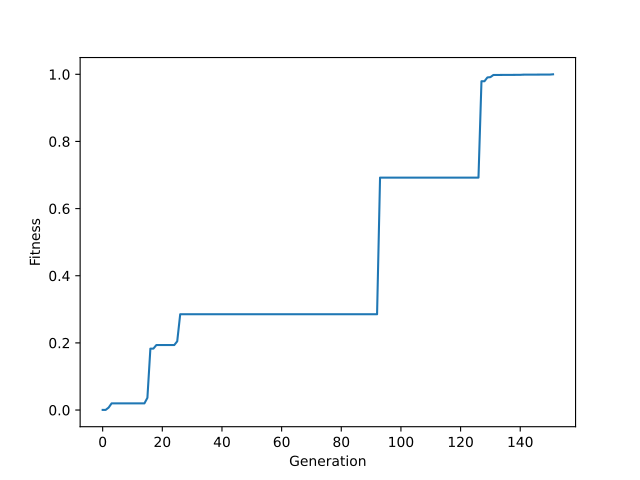

Generate this figure with Python:
from random import random, randint, seed
from statistics import mean
from copy import deepcopy
from matplotlib import pyplot as plt


def generate_dataset(
    lo=-100, hi=100, step=1
):  # generate 101 data points from TARGET_FUNC
    dataset = []
    for x in range(lo, hi, step):
        dataset.append([x, TARGET_FUNC(x)])
    return dataset


class GPTree:
    def __init__(self, data=None, left=None, right=None):
        self.data = data
        self.left = left
        self.right = right

    def node_label(self):  # string label
        if self.data in FUNCTIONS:
            return self.data.__name__
        else:
            return str(self.data)

    def equation_string(self):
        if self.left is None and self.right is None:
            return str(self.node_label())
        left_str = self.left.equation_string() if self.left else ""
        right_str = self.right.equation_string() if self.right else ""
        return f"({left_str} {self.node_label()} {right_str})"

    def print_tree(self, prefix=""):  # textual printout
        print("%s%s" % (prefix, self.node_label()))
        if self.left:
            self.left.print_tree(prefix + "   ")
        if self.right:
            self.right.print_tree(prefix + "   ")

    def compute_tree(self, x):
        if self.data in FUNCTIONS:
            return self.data(self.left.compute_tree(x), self.right.compute_tree(x))
        elif self.data == "x":
            return x
        else:
            return self.data

    def random_tree(
        self, grow, max_depth, depth=0
    ):  # create random tree using either grow or full method
        if depth < MIN_DEPTH or (depth < max_depth and not grow):
            self.data = FUNCTIONS[randint(0, len(FUNCTIONS) - 1)]
        elif depth >= max_depth:
            self.data = TERMINALS[randint(0, len(TERMINALS) - 1)]
        else:  # intermediate depth, grow
            if random() > 0.5:
                self.data = TERMINALS[randint(0, len(TERMINALS) - 1)]
            else:
                self.data = FUNCTIONS[randint(0, len(FUNCTIONS) - 1)]
        if self.data in FUNCTIONS:
            self.left = GPTree()
            self.left.random_tree(grow, max_depth, depth=depth + 1)
            self.right = GPTree()
            self.right.random_tree(grow, max_depth, depth=depth + 1)

    def mutation(self):
        if random() < PROB_MUTATION:  # mutate at this node
            self.random_tree(grow=True, max_depth=2)
        elif self.left:
            self.left.mutation()
        elif self.right:
            self.right.mutation()

    def size(self):  # tree size in nodes
        if self.data in TERMINALS:
            return 1
        l = self.left.size() if self.left else 0
        r = self.right.size() if self.right else 0
        return 1 + l + r

    def build_subtree(self):  # count is list in order to pass "by reference"
        t = GPTree()
        t.data = self.data
        if self.left:
            t.left = self.left.build_subtree()
        if self.right:
            t.right = self.right.build_subtree()
        return t

    def scan_tree(
        self, count, second
    ):  # note: count is list, so it's passed "by reference"
        count[0] -= 1
        if count[0] <= 1:
            if not second:  # return subtree rooted here
                return self.build_subtree()
            else:  # glue subtree here
                self.data = second.data
                self.left = second.left
                self.right = second.right
        else:
            ret = None
            if self.left and count[0] > 1:
                ret = self.left.scan_tree(count, second)
            if self.right and count[0] > 1:
                ret = self.right.scan_tree(count, second)
            return ret

    def crossover(self, other):  # xo 2 trees at random nodes
        if random() < XO_RATE:
            second = other.scan_tree(
                [randint(1, other.size())], None
            )  # 2nd random subtree
            self.scan_tree(
                [randint(1, self.size())], second
            )  # 2nd subtree "glued" inside 1st tree


def fitness(
    individual, dataset
):  # inverse mean absolute error over dataset normalized to [0,1]
    return 1 / (
        1 + mean([abs(individual.compute_tree(ds[0]) - ds[1]) for ds in dataset])
    )


def selection(
    population, fitnesses
):  # select one individual using tournament selection
    tournament = [
        randint(0, len(population) - 1) for i in range(TOURNAMENT_SIZE)
    ]  # select tournament contenders
    tournament_fitnesses = [fitnesses[tournament[i]] for i in range(TOURNAMENT_SIZE)]
    return deepcopy(
        population[tournament[tournament_fitnesses.index(max(tournament_fitnesses))]]
    )


def init_population():  # ramped half-and-half
    pop = []
    for md in range(3, MAX_DEPTH + 1):
        for i in range(int(POP_SIZE / 6)):
            t = GPTree()
            t.random_tree(grow=True, max_depth=md)  # grow
            pop.append(t)
        for i in range(int(POP_SIZE / 6)):
            t = GPTree()
            t.random_tree(grow=False, max_depth=md)  # full
            pop.append(t)
    return pop


def run(
    functions,
    terminals,
    target_func,
    pop_size,
    min_depth,
    max_depth,
    generations,
    tournament_size,
    xo_rate,
    prob_mutation,
    domain,
    outputfile,
):
    global FUNCTIONS
    FUNCTIONS = functions
    global TERMINALS
    TERMINALS = terminals
    global TARGET_FUNC
    TARGET_FUNC = target_func
    global POP_SIZE
    POP_SIZE = pop_size
    global MIN_DEPTH
    MIN_DEPTH = min_depth
    global MAX_DEPTH
    MAX_DEPTH = max_depth
    global GENERATIONS
    GENERATIONS = generations
    global TOURNAMENT_SIZE
    TOURNAMENT_SIZE = tournament_size
    global XO_RATE
    XO_RATE = xo_rate
    global PROB_MUTATION
    PROB_MUTATION = prob_mutation

    best_fintesess = []
    lo, hi, step = domain[0], domain[1], domain[2]
    dataset = generate_dataset(lo, hi, step)
    population = init_population()
    best_of_run = None
    best_of_run_f = 0
    best_of_run_gen = 0
    fitnesses = [fitness(population[i], dataset) for i in range(POP_SIZE)]
    # go evolution!
    for gen in range(GENERATIONS):
        print("Computing generation", gen)
        nextgen_population = []
        for i in range(POP_SIZE):
            parent1 = selection(population, fitnesses)
            parent2 = selection(population, fitnesses)
            parent1.crossover(parent2)
            parent1.mutation()
            nextgen_population.append(parent1)
        population = nextgen_population
        fitnesses = [fitness(population[i], dataset) for i in range(POP_SIZE)]
        if max(fitnesses) > best_of_run_f:
            best_of_run_f = max(fitnesses)
            best_of_run_gen = gen
            best_of_run = deepcopy(population[fitnesses.index(max(fitnesses))])
            print("________________________")
            print(
                "gen:",
                gen,
                ", best_of_run_f:",
                round(max(fitnesses), 5),
                ", best_of_run:",
            )
            best_of_run.print_tree()
        best_fintesess.append(best_of_run_f)
        if best_of_run_f == 1:
            break

    print(
        "\n\n_________________________________________________\nEND OF RUN\nbest_of_run attained at gen "
        + str(best_of_run_gen)
        + " and has f="
        + str(round(best_of_run_f, 5))
    )
    best_of_run.print_tree()
    print("Function:", best_of_run.equation_string())
    print("Fintess:", best_of_run_f)

    xticks = (
        range(GENERATIONS)
        if GENERATIONS < len(best_fintesess)
        else range(len(best_fintesess))
    )
    xticks = [int(x) for x in xticks]
    # plt.plot(xticks, gen_fitnesess, label="Best Fitness of Generation")
    plt.plot(xticks, best_fintesess, label="Best Overall Fitness")
    # plt.legend()
    plt.xlabel("Generation")
    plt.ylabel("Fitness")
    plt.savefig(outputfile)
